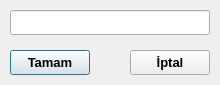
<?xml version="1.0" encoding="UTF-8"?>
<ui version="4.0">
 <class>pwdDialog</class>
 <widget class="QDialog" name="pwdDialog">
  <property name="windowModality">
   <enum>Qt::WindowModal</enum>
  </property>
  <property name="geometry">
   <rect>
    <x>0</x>
    <y>0</y>
    <width>220</width>
    <height>85</height>
   </rect>
  </property>
  <property name="windowTitle">
   <string>Şifre Girişi</string>
  </property>
  <property name="windowIcon">
   <iconset resource="icons.qrc">
    <normaloff>:/resources/Weather-icon.png</normaloff>:/resources/Weather-icon.png</iconset>
  </property>
  <widget class="QLineEdit" name="lineEdit">
   <property name="geometry">
    <rect>
     <x>10</x>
     <y>10</y>
     <width>200</width>
     <height>25</height>
    </rect>
   </property>
   <property name="font">
    <font>
     <pointsize>10</pointsize>
    </font>
   </property>
   <property name="echoMode">
    <enum>QLineEdit::Password</enum>
   </property>
  </widget>
  <widget class="QPushButton" name="acceptButton">
   <property name="geometry">
    <rect>
     <x>10</x>
     <y>50</y>
     <width>80</width>
     <height>25</height>
    </rect>
   </property>
   <property name="font">
    <font>
     <family>Arial</family>
     <pointsize>10</pointsize>
     <weight>75</weight>
     <bold>true</bold>
    </font>
   </property>
   <property name="text">
    <string>Tamam</string>
   </property>
  </widget>
  <widget class="QPushButton" name="cancelButton">
   <property name="geometry">
    <rect>
     <x>130</x>
     <y>50</y>
     <width>80</width>
     <height>25</height>
    </rect>
   </property>
   <property name="font">
    <font>
     <family>Arial</family>
     <pointsize>10</pointsize>
     <weight>75</weight>
     <bold>true</bold>
    </font>
   </property>
   <property name="text">
    <string>İptal</string>
   </property>
  </widget>
 </widget>
 <resources>
  <include location="icons.qrc"/>
 </resources>
 <connections>
  <connection>
   <sender>acceptButton</sender>
   <signal>clicked()</signal>
   <receiver>pwdDialog</receiver>
   <slot>acceptButton()</slot>
   <hints>
    <hint type="sourcelabel">
     <x>70</x>
     <y>102</y>
    </hint>
    <hint type="destinationlabel">
     <x>97</x>
     <y>57</y>
    </hint>
   </hints>
  </connection>
  <connection>
   <sender>cancelButton</sender>
   <signal>clicked()</signal>
   <receiver>pwdDialog</receiver>
   <slot>cancelButton()</slot>
   <hints>
    <hint type="sourcelabel">
     <x>195</x>
     <y>104</y>
    </hint>
    <hint type="destinationlabel">
     <x>202</x>
     <y>70</y>
    </hint>
   </hints>
  </connection>
  <connection>
   <sender>lineEdit</sender>
   <signal>returnPressed()</signal>
   <receiver>pwdDialog</receiver>
   <slot>acceptButton()</slot>
   <hints>
    <hint type="sourcelabel">
     <x>171</x>
     <y>18</y>
    </hint>
    <hint type="destinationlabel">
     <x>212</x>
     <y>40</y>
    </hint>
   </hints>
  </connection>
 </connections>
 <slots>
  <slot>acceptButton()</slot>
  <slot>cancelButton()</slot>
 </slots>
</ui>
